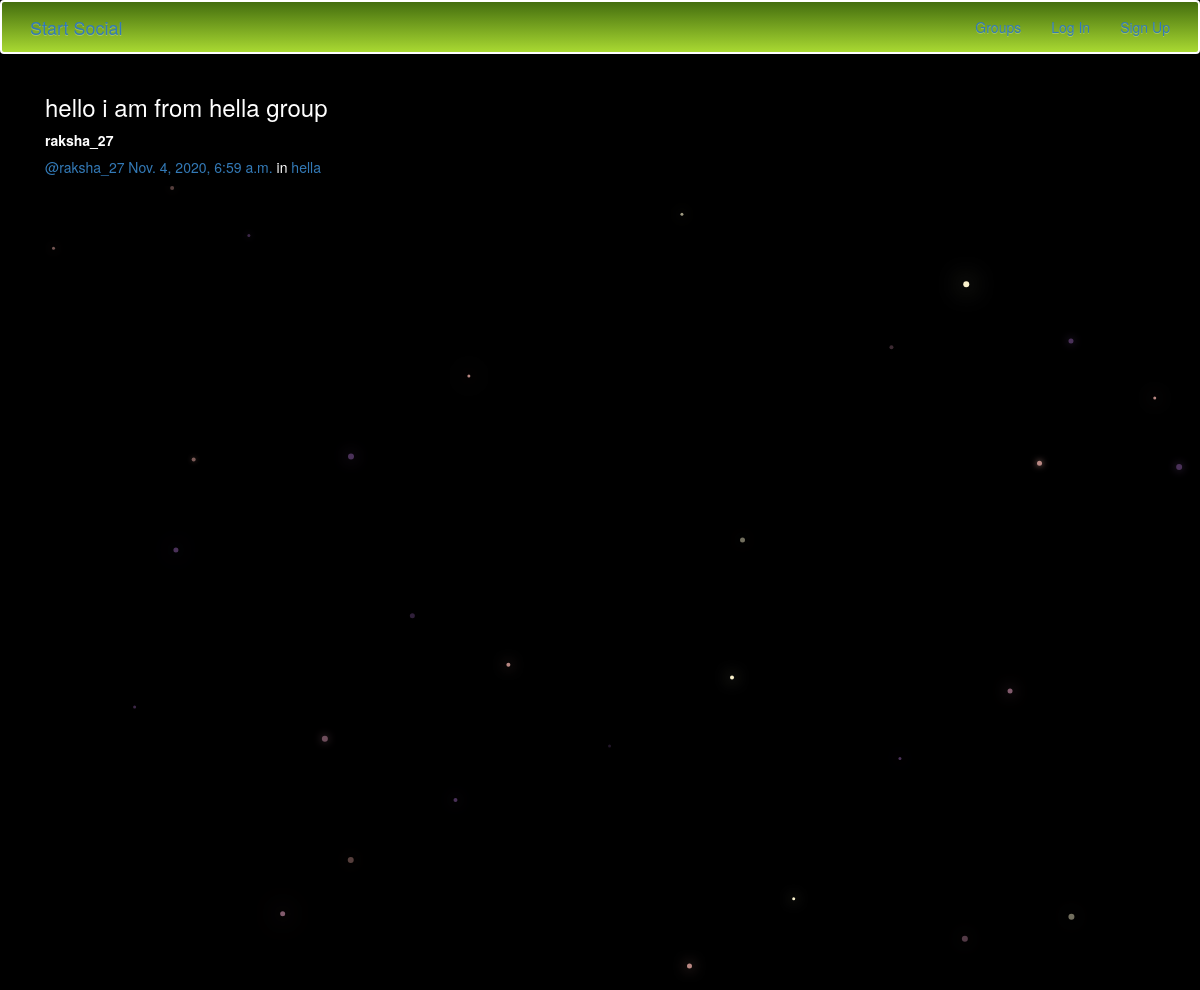
The app's page /posts/by/raksha_27/8/ with its own data.
### posts/models.py (models this page shows, shortened)
class Post(models.Model):
    user=models.ForeignKey(User,related_name='posts')
    created_at=models.DateTimeField(auto_now=True)
    message=models.TextField()
    message_html=models.TextField(editable=False)
    group=models.ForeignKey(Group,related_name='posts',null=True,blank=True)
    class Meta:
        ordering=['-created_at']
        unique_together=['user','message']

### groups/models.py (models this page shows, shortened)
class Group(models.Model):
    name=models.CharField(max_length=255,unique=True)
    slug=models.SlugField(allow_unicode=True,unique=True)
    description=models.TextField(blank=True,default='')
    description_html=models.TextField(editable=False,default='',blank=True)
    members=models.ManyToManyField(User,through='GroupMember')
    class Meta:
        ordering=['name']

### posts/views.py (the view)
# urls.py: url(r'by/(?P<username>[-\w]+)/(?P<pk>\d+)/$',views.PostDetail.as_view(),name='single'),
class PostDetail(SelectRelatedMixin,generic.DetailView):
    model = models.Post
    select_related = ('user','group')
    def get_queryset(self):
        queryset=super().get_queryset()
        return queryset.filter(user__username__iexact=self.kwargs.get('username'))

### posts/templates/posts/post_detail.html
{% extends "posts/post_base.html" %}
{% block post_content %}
<div class="col-md-8">
  {% include "posts/_post.html" %}
</div>
{% endblock %}

### posts/templates/posts/_post.html (shortened to what this page needs)
<div class="post media">
  <h3>{{post.message_html|safe}}</h3>
<div class="media-body">
  <strong>{{post.user.username}}</strong>
  <h5 class="meadia-heading">
  <span class="username">
    <a href="{% url 'posts:for_user' username=post.user.username %}">@{{ post.user.username }}</a></span>
  <time class='time'>
   <a href="{% url 'posts:single' username=post.user.username pk=post.pk %}">{{ post.created_at }}</a></time>
   {% if post.group %}
   <span class="group-name">in <a href="#">{{ post.group.name }}</a></span>
   {% endif %}
</h5>
</div>
</div>

### static/simplesocial/css/master.css (style rules this page uses)
body { margin: 0; overflow: hidden; background-color: black; color:white; }

### static/css/master.css (style rules this page uses)
html, body { height: 100%; width: 100%; overflow: hidden; background: black; margin: 0; }

### records on screen
Post: message_html "hello i am from hella group", user.username "raksha_27", created_at "Nov. 4, 2020, 6:59 a.m.", group.name "hella"
